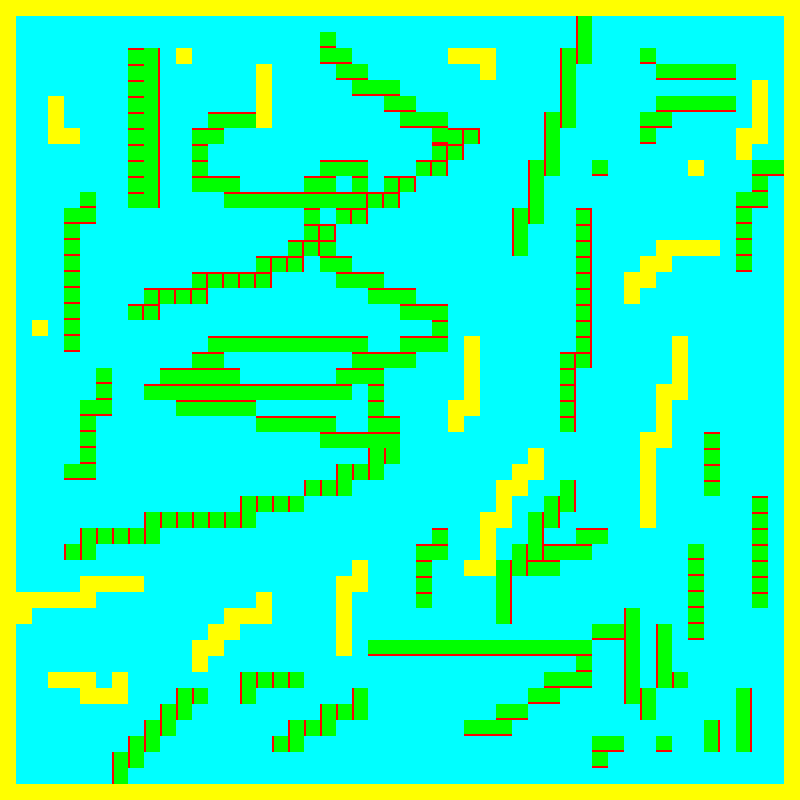

A level layout from a 2D game, rendered from its tile map. Below: a short description, then the map file with its tile-grid data intact:
An orthogonal 50x50 tile map with 16x16 px tiles, 1 tile layer (Camada de Blocos 1).

<map version="1.10" tiledversion="1.11.0" orientation="orthogonal" renderorder="left-up" width="50" height="50" tilewidth="16" tileheight="16" infinite="0" nextlayerid="3" nextobjectid="1">
 <tileset firstgid="1" source="Colisoes.tsx" />
 <layer id="2" name="Camada de Blocos 1" width="50" height="50">
  <data encoding="csv">
2,2,2,2,2,2,2,2,2,2,2,2,2,2,2,2,2,2,2,2,2,2,2,2,2,2,2,2,2,2,2,2,2,2,2,2,2,2,2,2,2,2,2,2,2,2,2,2,2,2,
2,1,1,1,1,1,1,1,1,1,1,1,1,1,1,1,1,1,1,1,1,1,1,1,1,1,1,1,1,1,1,1,1,1,1,1,1610612739,1,1,1,1,1,1,1,1,1,1,1,1,2,
2,1,1,1,1,1,1,1,1,1,1,1,1,1,1,1,1,1,1,1,3221225475,1,1,1,1,1,1,1,1,1,1,1,1,1,1,1,1610612739,1,1,1,1,1,1,1,1,1,1,1,1,2,
2,1,1,1,1,1,1,1,3,2684354563,1,2,1,1,1,1,1,1,1,1,3221225475,3221225475,1,1,1,1,1,1,2,2,2,1,1,1,1,1610612739,1610612739,1,1,1,1073741827,1,1,1,1,1,1,1,1,2,
2,1,1,1,1,1,1,1,3,2684354563,1,1,1,1,1,1,2,1,1,1,1,3221225475,3221225475,1,1,1,1,1,1,1,2,1,1,1,1,1610612739,1,1,1,1,1,1073741827,1073741827,1073741827,1073741827,1073741827,1,1,1,2,
2,1,1,1,1,1,1,1,3,2684354563,1,1,1,1,1,1,2,1,1,1,1,1,3221225475,3221225475,3221225475,1,1,1,1,1,1,1,1,1,1,1610612739,1,1,1,1,1,1,1,1,1,1,1,2,1,2,
2,1,1,2,1,1,1,1,3,2684354563,1,1,1,1,1,1,2,1,1,1,1,1,1,1,3221225475,3221225475,1,1,1,1,1,1,1,1,1,1610612739,1,1,1,1,1,1073741827,1073741827,1073741827,1073741827,1073741827,1,2,1,2,
2,1,1,2,1,1,1,1,3,2684354563,1,1,1,3,3,3,2,1,1,1,1,1,1,1,1,3221225475,3221225475,3221225475,1,1,1,1,1,1,1610612739,1610612739,1,1,1,1,1073741827,1073741827,1,1,1,1,1,2,1,2,
2,1,1,2,2,1,1,1,3,2684354563,1,1,3,3,1,1,1,1,1,1,1,1,1,1,1,1,1,3221225475,4,4,1,1,1,1,1610612739,1,1,1,1,1,1073741827,1,1,1,1,1,2,2,1,2,
2,1,1,1,1,1,1,1,3,2684354563,1,1,3,1,1,1,1,1,1,1,1,1,1,1,1,1,1,4,4,1,1,1,1,1,1610612739,1,1,1,1,1,1,1,1,1,1,1,2,1,1,2,
2,1,1,1,1,1,1,1,3,2684354563,1,1,3,1,1,1,1,1,1,1,3,3,3,1,1,1,4,4,1,1,1,1,1,1610612739,1610612739,1,1,1073741827,1,1,1,1,1,2,1,1,1,1073741827,1073741827,2,
2,1,1,1,1,1,1,1,3,2684354563,1,1,3,3,3,1,1,1,1,3,3,1,3,1,4,4,1,1,1,1,1,1,1,1610612739,1,1,1,1,1,1,1,1,1,1,1,1,1,1073741827,1,2,
2,1,1,1,1,3221225475,1,1,3,2684354563,1,1,1,1,3,3,3,3,3,3,3,3,4,4,4,1,1,1,1,1,1,1,1,1610612739,1,1,1,1,1,1,1,1,1,1,1,1,1073741827,1073741827,1,2,
2,1,1,1,3221225475,3221225475,1,1,1,1,1,1,1,1,1,1,1,1,1,3,1,4,4,1,1,1,1,1,1,1,1,1,1610612739,1610612739,1,1,4,1,1,1,1,1,1,1,1,1,1073741827,1,1,2,
2,1,1,1,3221225475,1,1,1,1,1,1,1,1,1,1,1,1,1,1,4,4,1,1,1,1,1,1,1,1,1,1,1,1610612739,1,1,1,4,1,1,1,1,1,1,1,1,1,1073741827,1,1,2,
2,1,1,1,3221225475,1,1,1,1,1,1,1,1,1,1,1,1,1,4,4,3,1,1,1,1,1,1,1,1,1,1,1,1610612739,1,1,1,4,1,1,1,1,2,2,2,2,1,1073741827,1,1,2,
2,1,1,1,3221225475,1,1,1,1,1,1,1,1,1,1,1,4,4,4,1,3,3,1,1,1,1,1,1,1,1,1,1,1,1,1,1,4,1,1,1,2,2,1,1,1,1,1073741827,1,1,2,
2,1,1,1,3221225475,1,1,1,1,1,1,1,4,4,4,4,4,1,1,1,1,3,3,3,1,1,1,1,1,1,1,1,1,1,1,1,4,1,1,2,2,1,1,1,1,1,1,1,1,2,
2,1,1,1,3221225475,1,1,1,1,4,4,4,4,1,1,1,1,1,1,1,1,1,1,3,3,3,1,1,1,1,1,1,1,1,1,1,4,1,1,2,1,1,1,1,1,1,1,1,1,2,
2,1,1,1,3221225475,1,1,1,4,4,1,1,1,1,1,1,1,1,1,1,1,1,1,1,1,3,3,3,1,1,1,1,1,1,1,1,4,1,1,1,1,1,1,1,1,1,1,1,1,2,
2,1,2,1,3221225475,1,1,1,1,1,1,1,1,1,1,1,1,1,1,1,1,1,1,1,1,1,1,3,1,1,1,1,1,1,1,1,4,1,1,1,1,1,1,1,1,1,1,1,1,2,
2,1,1,1,3221225475,1,1,1,1,1,1,1,1,3,3,3,3,3,3,3,3,3,3,1,1,3,3,3,1,2,1,1,1,1,1,1,4,1,1,1,1,1,2,1,1,1,1,1,1,2,
2,1,1,1,1,1,1,1,1,1,1,1,3,3,1,1,1,1,1,1,1,1,3,3,3,3,1,1,1,2,1,1,1,1,1,4,4,1,1,1,1,1,2,1,1,1,1,1,1,2,
2,1,1,1,1,1,3221225475,1,1,1,3,3,3,3,3,1,1,1,1,1,1,3,3,3,1,1,1,1,1,2,1,1,1,1,1,4,1,1,1,1,1,1,2,1,1,1,1,1,1,2,
2,1,1,1,1,1,3221225475,1,1,3,3,3,3,3,3,3,3,3,3,3,3,3,1,3,1,1,1,1,1,2,1,1,1,1,1,4,1,1,1,1,1,2,2,1,1,1,1,1,1,2,
2,1,1,1,1,3221225475,3221225475,1,1,1,1,3,3,3,3,3,1,1,1,1,1,1,1,3,1,1,1,1,2,2,1,1,1,1,1,4,1,1,1,1,1,2,1,1,1,1,1,1,1,2,
2,1,1,1,1,3221225475,1,1,1,1,1,1,1,1,1,1,3,3,3,3,3,1,1,3,3,1,1,1,2,1,1,1,1,1,1,4,1,1,1,1,1,2,1,1,1,1,1,1,1,2,
2,1,1,1,1,3221225475,1,1,1,1,1,1,1,1,1,1,1,1,1,1,3,3,3,3,3,1,1,1,1,1,1,1,1,1,1,1,1,1,1,1,2,2,1,1,2147483651,1,1,1,1,2,
2,1,1,1,1,3221225475,1,1,1,1,1,1,1,1,1,1,1,1,1,1,1,1,1,1610612739,1610612739,1,1,1,1,1,1,1,1,2,1,1,1,1,1,1,2,1,1,1,2147483651,1,1,1,1,2,
2,1,1,1,3221225475,3221225475,1,1,1,1,1,1,1,1,1,1,1,1,1,1,1,1610612739,1610612739,1610612739,1,1,1,1,1,1,1,1,2,2,1,1,1,1,1,1,2,1,1,1,2147483651,1,1,1,1,2,
2,1,1,1,1,1,1,1,1,1,1,1,1,1,1,1,1,1,1,1610612739,1610612739,1610612739,1,1,1,1,1,1,1,1,1,2,2,1,1,2684354563,1,1,1,1,2,1,1,1,2147483651,1,1,1,1,2,
2,1,1,1,1,1,1,1,1,1,1,1,1,1,1,1610612739,1610612739,1610612739,1610612739,1,1,1,1,1,1,1,1,1,1,1,1,2,1,1,2684354563,2684354563,1,1,1,1,2,1,1,1,1,1,1,2147483651,1,2,
2,1,1,1,1,1,1,1,1,1610612739,1610612739,1610612739,1610612739,1610612739,1610612739,1610612739,1,1,1,1,1,1,1,1,1,1,1,1,1,1,2,2,1,2684354563,2684354563,1,1,1,1,1,2,1,1,1,1,1,1,2147483651,1,2,
2,1,1,1,1,1610612739,1610612739,1610612739,1610612739,1610612739,1,1,1,1,1,1,1,1,1,1,1,1,1,1,1,1,1,3,1,1,2,1,1,2684354563,1,1,3,3,1,1,1,1,1,1,1,1,1,2147483651,1,2,
2,1,1,1,1610612739,1610612739,1,1,1,1,1,1,1,1,1,1,1,1,1,1,1,1,1,1,1,1,3,3,1,1,2,1,2684354563,2684354563,3,3,3,1,1,1,1,1,1,1073741827,1,1,1,2147483651,1,2,
2,1,1,1,1,1,1,1,1,1,1,1,1,1,1,1,1,1,1,1,1,1,2,1,1,1,3,1,1,2,2,2684354563,2684354563,3,3,1,1,1,1,1,1,1,1,1073741827,1,1,1,2147483651,1,2,
2,1,1,1,1,2,2,2,2,1,1,1,1,1,1,1,1,1,1,1,1,2,2,1,1,1,3,1,1,1,1,2684354563,1,1,1,1,1,1,1,1,1,1,1,1073741827,1,1,1,2147483651,1,2,
2,2,2,2,2,2,1,1,1,1,1,1,1,1,1,1,2,1,1,1,1,2,1,1,1,1,3,1,1,1,1,2684354563,1,1,1,1,1,1,1,1,1,1,1,1073741827,1,1,1,2147483651,1,2,
2,2,1,1,1,1,1,1,1,1,1,1,1,1,2,2,2,1,1,1,1,2,1,1,1,1,1,1,1,1,1,2684354563,1,1,1,1,1,1,1,536870915,1,1,1,1073741827,1,1,1,1,1,2,
2,1,1,1,1,1,1,1,1,1,1,1,1,2,2,1,1,1,1,1,1,2,1,1,1,1,1,1,1,1,1,1,1,1,1,1,1,1073741827,1073741827,536870915,1,536870915,1,1073741827,1,1,1,1,1,2,
2,1,1,1,1,1,1,1,1,1,1,1,2,2,1,1,1,1,1,1,1,2,1,1073741827,1073741827,1073741827,1073741827,1073741827,1073741827,1073741827,1073741827,1073741827,1073741827,1073741827,1073741827,1073741827,1073741827,1,1,536870915,1,536870915,1,1,1,1,1,1,1,2,
2,1,1,1,1,1,1,1,1,1,1,1,2,1,1,1,1,1,1,1,1,1,1,1,1,1,1,1,1,1,1,1,1,1,1,1,1073741827,1,1,536870915,1,536870915,1,1,1,1,1,1,1,2,
2,1,1,2,2,2,1,2,1,1,1,1,1,1,1,1610612739,1610612739,1610612739,1610612739,1,1,1,1,1,1,1,1,1,1,1,1,1,1,1,1073741827,1073741827,1073741827,1,1,536870915,1,536870915,536870915,1,1,1,1,1,1,2,
2,1,1,1,1,2,2,2,1,1,1,1610612739,1610612739,1,1,1610612739,1,1,1,1,1,1,1610612739,1,1,1,1,1,1,1,1,1,1,1073741827,1073741827,1,1,1,1,536870915,536870915,1,1,1,1,1,3758096387,1,1,2,
2,1,1,1,1,1,1,1,1,1,1610612739,1610612739,1,1,1,1,1,1,1,1,1610612739,1610612739,1610612739,1,1,1,1,1,1,1,1,1073741827,1073741827,1,1,1,1,1,1,1,536870915,1,1,1,1,1,3758096387,1,1,2,
2,1,1,1,1,1,1,1,1,1610612739,1610612739,1,1,1,1,1,1,1,1610612739,1610612739,1610612739,1,1,1,1,1,1,1,1,1073741827,1073741827,1073741827,1,1,1,1,1,1,1,1,1,1,1,1,3758096387,1,3758096387,1,1,2,
2,1,1,1,1,1,1,1,1610612739,1610612739,1,1,1,1,1,1,1,1610612739,1610612739,1,1,1,1,1,1,1,1,1,1,1,1,1,1,1,1,1,1,1073741827,1073741827,1,1,1073741827,1,1,3758096387,1,3758096387,1,1,2,
2,1,1,1,1,1,1,1610612739,1610612739,1,1,1,1,1,1,1,1,1,1,1,1,1,1,1,1,1,1,1,1,1,1,1,1,1,1,1,1,1073741827,1,1,1,1,1,1,1,1,1,1,1,2,
2,1,1,1,1,1,1,1610612739,1,1,1,1,1,1,1,1,1,1,1,1,1,1,1,1,1,1,1,1,1,1,1,1,1,1,1,1,1,1,1,1,1,1,1,1,1,1,1,1,1,2,
2,2,2,2,2,2,2,2,2,2,2,2,2,2,2,2,2,2,2,2,2,2,2,2,2,2,2,2,2,2,2,2,2,2,2,2,2,2,2,2,2,2,2,2,2,2,2,2,2,2
</data>
 </layer>
</map>